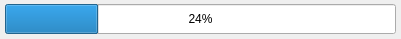
<?xml version="1.0" encoding="UTF-8"?>
<ui version="4.0">
 <class>ProgressTimerBar</class>
 <widget class="QWidget" name="ProgressTimerBar">
  <property name="geometry">
   <rect>
    <x>0</x>
    <y>0</y>
    <width>401</width>
    <height>39</height>
   </rect>
  </property>
  <property name="windowTitle">
   <string>Form</string>
  </property>
  <widget class="QProgressBar" name="progressBar">
   <property name="geometry">
    <rect>
     <x>5</x>
     <y>4</y>
     <width>391</width>
     <height>30</height>
    </rect>
   </property>
   <property name="value">
    <number>24</number>
   </property>
   <property name="alignment">
    <set>Qt::AlignCenter</set>
   </property>
   <property name="textVisible">
    <bool>true</bool>
   </property>
   <property name="orientation">
    <enum>Qt::Horizontal</enum>
   </property>
  </widget>
 </widget>
 <resources/>
 <connections/>
</ui>
